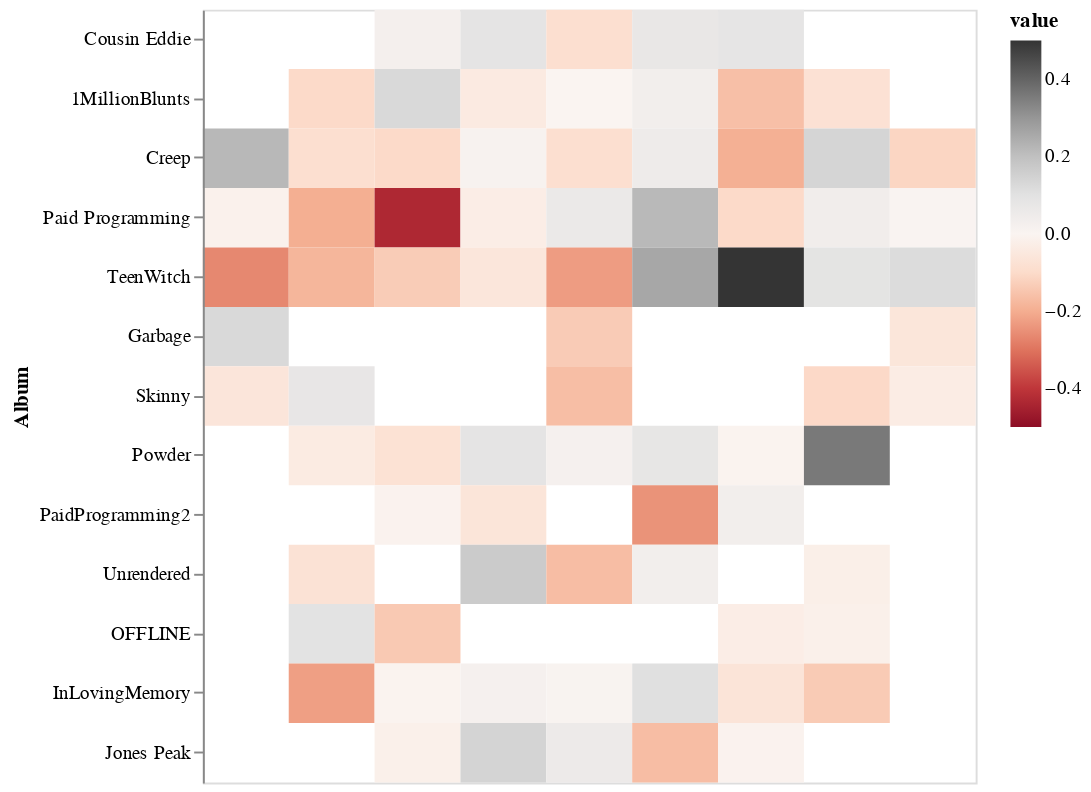

Notebook source saved alongside this figure:
### Code cell
data = pd.read_csv('Polarity Dataset - Sheet1.csv')

heatmap = alt.Chart(data).mark_rect().encode(
    x=alt.X('number:O', title=None, axis=None),
    y=alt.Y('album :N', title='Album',sort=None),  
    color=alt.Color('value:Q', scale=alt.Scale(domain=[-.5, .5], scheme='redgrey')),
    tooltip=['value:Q', 'album :N','name:N']
).properties(
    width=400,
    height=400
)
heatmap

### Figure 1 — Vega-Lite specification as saved in the notebook (floating-point values rounded to 4 significant figures)
{"config": {"view": {"continuousWidth": 400, "continuousHeight": 300}}, "data": {"name": "data-918b4e89a0fbdafdcbdd4300380f4cc7"}, "mark": "rect", "encoding": {"color": {"field": "value", "scale": {"domain": [-0.5, 0.5], "scheme": "redgrey"}, "type": "quantitative"}, "tooltip": [{"field": "value", "type": "quantitative"}, {"field": "album ", "type": "nominal"}, {"field": "name", "type": "nominal"}], "x": {"axis": null, "field": "number", "title": null, "type": "ordinal"}, "y": {"field": "album ", "sort": null, "title": "Album", "type": "nominal"}}, "height": 400, "width": 400, "$schema": "https://vega.github.io/schema/vega-lite/v4.17.0.json", "datasets": {"data-918b4e89a0fbdafdcbdd4300380f4cc7": [{"album ": "Cousin Eddie", "name": null, "value": null, "number": 0}, {"album ": "Cousin Eddie", "name": null, "value": null, "number": 1}, {"album ": "Cousin Eddie", "name": "\"Zig Zags And Louie Tags\"", "value": 0.02604, "number": 2}, {"album ": "Cousin Eddie", "name": "Weekend", "value": 0.08873, "number": 3}, {"album ": "Cousin Eddie", "name": "Mighty Joe Young", "value": -0.08626, "number": 4}, {"album ": "Cousin Eddie", "name": "Excuse Me", "value": 0.07147, "number": 5}, {"album ": "Cousin Eddie", "name": "Work", "value": 0.08167, "number": 6}, {"album ": "Cousin Eddie", "name": null, "value": null, "number": 7}, {"album ": "Cousin Eddie", "name": null, "value": null, "number": 8}, {"album ": "1MillionBlunts", "name": null, "value": null, "number": 0}, {"album ": "1MillionBlunts", "name": "MasterBedroom", "value": -0.104, "number": 1}, {"album ": "1MillionBlunts", "name": "MarbleFloors", "value": 0.1267, "number": 2}, {"album ": "1MillionBlunts", "name": "BluntsInTheGraveyard", "value": -0.04269, "number": 3}, {"album ": "1MillionBlunts", "name": "BabyBlueVeleour", "value": 0.0007937, "number": 4}, {"album ": "1MillionBlunts", "name": "SilkSheets", "value": 0.03492, "number": 5}, {"album ": "1MillionBlunts", "name": "TheLivingForest", "value": -0.1629, "number": 6}, {"album ": "1MillionBlunts", "name": "Phantom", "value": -0.07731, "number": 7}, {"album ": "1MillionBlunts", "name": null, "value": null, "number": 8}, {"album ": "Creep", "name": "Gold Chevrolet", "value": 0.2197, "number": 0}, {"album ": "Creep", "name": "White Noise", "value": -0.0881, "number": 1}, {"album ": "Creep", "name": "Windows 95", "value": -0.1039, "number": 2}, {"album ": "Creep", "name": "Dead Girl", "value": 0.01136, "number": 3}, {"album ": "Creep", "name": "Pixelated Tears", "value": -0.08811, "number": 4}, {"album ": "Creep", "name": "Penthouse", "value": 0.04938, "number": 5}, {"album ": "Creep", "name": "Dracula", "value": -0.1949, "number": 6}, {"album ": "Creep", "name": "Floppy Disc", "value": 0.137, "number": 7}, {"album ": "Creep", "name": "Marble  ", "value": -0.1133, "number": 8}, {"album ": "Paid Programming", "name": "Jonathan Taylor Thomas", "value": -0.01422, "number": 0}, {"album ": "Paid Programming", "name": "American Beauty", "value": -0.1979, "number": 1}, {"album ": "Paid Programming", "name": "Skin", "value": -0.4341, "number": 2}, {"album ": "Paid Programming", "name": "Blink 187", "value": -0.02859, "number": 3}, {"album ": "Paid Programming", "name": "Teen Girl Dies At Rave", "value": 0.06078, "number": 4}, {"album ": "Paid Programming", "name": "Teenage Boy", "value": 0.2167, "number": 5}, {"album ": "Paid Programming", "name": "281-330-8004", "value": -0.1042, "number": 6}, {"album ": "Paid Programming", "name": "Severe Weather Warning", "value": 0.03802, "number": 7}, {"album ": "Paid Programming", "name": "Grandfathers Ring  ", "value": 0.002899, "number": 8}, {"album ": "TeenWitch", "name": "FearTheNobodies", "value": -0.2648, "number": 0}, {"album ": "TeenWitch", "name": "RampartRange", "value": -0.1831, "number": 1}, {"album ": "TeenWitch", "name": "WitchBoy", "value": -0.135, "number": 2}, {"album ": "TeenWitch", "name": "TheCafeteria", "value": -0.05804, "number": 3}, {"album ": "TeenWitch", "name": "Reb&Vodka", "value": -0.2304, "number": 4}, {"album ": "TeenWitch", "name": "BombsInTheLunchroom ", "value": 0.2589, "number": 5}, {"album ": "TeenWitch", "name": "Cotton", "value": 0.5, "number": 6}, {"album ": "TeenWitch", "name": "ParkingLotWitness ", "value": 0.09085, "number": 7}, {"album ": "TeenWitch", "name": "Klebold ", "value": 0.1189, "number": 8}, {"album ": "Garbage", "name": "Lay Me In The River", "value": 0.1273, "number": 0}, {"album ": "Garbage", "name": null, "value": null, "number": 1}, {"album ": "Garbage", "name": null, "value": null, "number": 2}, {"album ": "Garbage", "name": null, "value": null, "number": 3}, {"album ": "Garbage", "name": "Corduroy", "value": -0.136, "number": 4}, {"album ": "Garbage", "name": null, "value": null, "number": 5}, {"album ": "Garbage", "name": null, "value": null, "number": 6}, {"album ": "Garbage", "name": null, "value": null, "number": 7}, {"album ": "Garbage", "name": "You Can Tell A Lot About A Man By The Neck Of His Shirt ", "value": -0.05927, "number": 8}, {"album ": "Skinny", "name": "HollisterJeans", "value": -0.06136, "number": 0}, {"album ": "Skinny", "name": "TheNoiseInsideMyHead", "value": 0.07639, "number": 1}, {"album ": "Skinny", "name": null, "value": null, "number": 2}, {"album ": "Skinny", "name": null, "value": null, "number": 3}, {"album ": "Skinny", "name": "WhereTheTreesMeetTheFreeway ", "value": -0.1663, "number": 4}, {"album ": "Skinny", "name": null, "value": null, "number": 5}, {"album ": "Skinny", "name": null, "value": null, "number": 6}, {"album ": "Skinny", "name": "DeadInDesignerClothes", "value": -0.1056, "number": 7}, {"album ": "Skinny", "name": "ShrimpPizza ", "value": -0.03297, "number": 8}, {"album ": "Powder", "name": null, "value": null, "number": 0}, {"album ": "Powder", "name": "The Healing Fields", "value": -0.03832, "number": 1}, {"album ": "Powder", "name": "Upon The Dying Grass", "value": -0.07523, "number": 2}, {"album ": "Powder", "name": "Hey Sorry, I Was In The Shower", "value": 0.08828, "number": 3}, {"album ": "Powder", "name": "Himalayan Salt", "value": 0.02224, "number": 4}, {"album ": "Powder", "name": "Just Another Day At The Office", "value": 0.07741, "number": 5}, {"album ": "Powder", "name": "Here Goes Nothing", "value": -0.005499, "number": 6}, {"album ": "Powder", "name": "Chlorella", "value": 0.3583, "number": 7}, {"album ": "Powder", "name": null, "value": null, "number": 8}, {"album ": "PaidProgramming2", "name": null, "value": null, "number": 0}, {"album ": "PaidProgramming2", "name": null, "value": null, "number": 1}, {"album ": "PaidProgramming2", "name": "Rocks", "value": -0.008399, "number": 2}, {"album ": "PaidProgramming2", "name": "Biodegradable", "value": -0.06406, "number": 3}, {"album ": "PaidProgramming2", "name": null, "value": null, "number": 4}, {"album ": "PaidProgramming2", "name": "Black Mold ", "value": -0.247, "number": 5}, {"album ": "PaidProgramming2", "name": "Maggots", "value": 0.03298, "number": 6}, {"album ": "PaidProgramming2", "name": null, "value": null, "number": 7}, {"album ": "PaidProgramming2", "name": null, "value": null, "number": 8}, {"album ": "Unrendered", "name": null, "value": null, "number": 0}, {"album ": "Unrendered", "name": "CtrlAltDelete", "value": -0.07365, "number": 1}, {"album ": "Unrendered", "name": null, "value": null, "number": 2}, {"album ": "Unrendered", "name": "SunnyDay", "value": 0.1691, "number": 3}, {"album ": "Unrendered", "name": "LifeRuiner", "value": -0.1676, "number": 4}, {"album ": "Unrendered", "name": "TheGrandestNothing", "value": 0.03462, "number": 5}, {"album ": "Unrendered", "name": null, "value": null, "number": 6}, {"album ": "Unrendered", "name": "TakingOutTheTrash", "value": -0.02286, "number": 7}, {"album ": "Unrendered", "name": null, "value": null, "number": 8}, {"album ": "OFFLINE", "name": null, "value": null, "number": 0}, {"album ": "OFFLINE", "name": "StateOfEmergency", "value": 0.09589, "number": 1}, {"album ": "OFFLINE", "name": "FatherTime", "value": -0.1418, "number": 2}, {"album ": "OFFLINE", "name": null, "value": null, "number": 3}, {"album ": "OFFLINE", "name": null, "value": null, "number": 4}, {"album ": "OFFLINE", "name": null, "value": null, "number": 5}, {"album ": "OFFLINE", "name": "ChampagneInTheGraveyard", "value": -0.02822, "number": 6}, {"album ": "OFFLINE", "name": "Kerosene", "value": -0.01863, "number": 7}, {"album ": "OFFLINE", "name": null, "value": null, "number": 8}, {"album ": "InLovingMemory", "name": null, "value": null, "number": 0}, {"album ": "InLovingMemory", "name": "RainCloudsFollowMe", "value": -0.2253, "number": 1}, {"album ": "InLovingMemory", "name": "ChatLog", "value": -0.005682, "number": 2}, {"album ": "InLovingMemory", "name": "DemolitionFreestylePt3", "value": 0.02077, "number": 3}, {"album ": "InLovingMemory", "name": "SawedOff", "value": 0.006349, "number": 4}, {"album ": "InLovingMemory", "name": "EverybodysFavoriteScumbag ", "value": 0.1062, "number": 5}, {"album ": "InLovingMemory", "name": "InLovingMemory", "value": -0.06644, "number": 6}, {"album ": "InLovingMemory", "name": "GoHardHuh", "value": -0.138, "number": 7}, {"album ": "InLovingMemory", "name": null, "value": null, "number": 8}, {"album ": "Jones Peak", "name": null, "value": null, "number": 0}, {"album ": "Jones Peak", "name": null, "value": null, "number": 1}, {"album ": "Jones Peak", "name": "YellowStone", "value": -0.0173, "number": 2}, {"album ": "Jones Peak", "name": "80sMontage", "value": 0.1424, "number": 3}, {"album ": "Jones Peak", "name": "WhereFromBro?", "value": 0.0543, "number": 4}, {"album ": "Jones Peak", "name": "Away", "value": -0.1667, "number": 5}, {"album ": "Jones Peak", "name": "SwishaHouse ", "value": -0.007392, "number": 6}, {"album ": "Jones Peak", "name": null, "value": null, "number": 7}, {"album ": "Jones Peak", "name": null, "value": null, "number": 8}]}}
